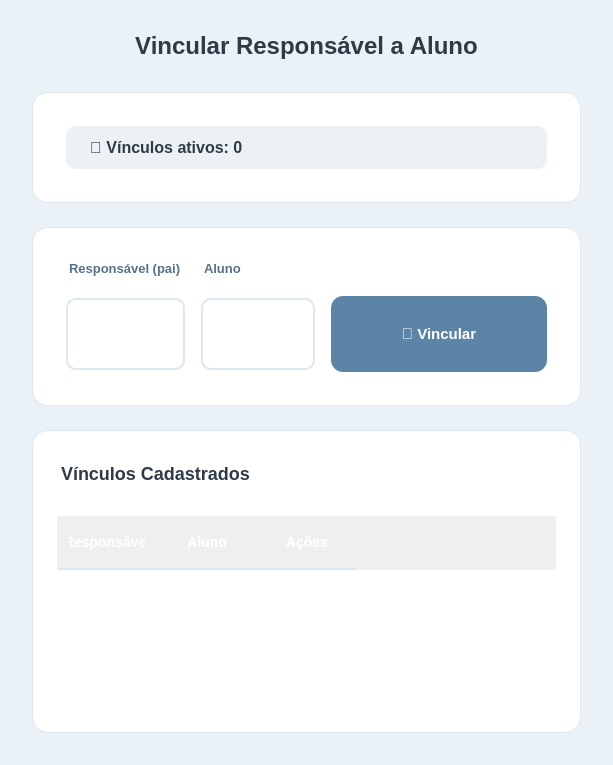
<?xml version="1.0" encoding="UTF-8"?>
<ui version="4.0">
 <class>VincularScreen</class>
 <widget class="QWidget" name="VincularScreen">
  <property name="styleSheet">
   <string notr="true">#VincularScreen { 
     background-color: #EAF2F8;
     font-family: 'Segoe UI', 'Nunito Sans', -apple-system, BlinkMacSystemFont, sans-serif;
   }</string>
  </property>
  <layout class="QVBoxLayout" name="verticalLayout">
   <property name="spacing"><number>24</number></property>
   <property name="leftMargin"><number>32</number></property>
   <property name="topMargin"><number>32</number></property>
   <property name="rightMargin"><number>32</number></property>
   <property name="bottomMargin"><number>32</number></property>

   <!-- Título -->
   <item>
    <widget class="QLabel" name="labelTitulo">
     <property name="text">
      <string>&lt;b&gt;Vincular Responsável a Aluno&lt;/b&gt;</string>
     </property>
     <property name="styleSheet">
      <string notr="true">QLabel {
        font-size: 24px;
        color: #2E3A46;
        margin-bottom: 8px;
        padding: 0px;
      }</string>
     </property>
     <property name="alignment">
      <set>Qt::AlignCenter</set>
     </property>
    </widget>
   </item>

   <!-- Card de estatísticas -->
   <item>
    <widget class="QFrame" name="frameStats">
     <property name="styleSheet">
      <string notr="true">#frameStats {
        background: #FFFFFF;
        border-radius: 16px;
        border: 1px solid #DCE7F0;
        padding: 24px;
      }</string>
     </property>
     <layout class="QHBoxLayout" name="layoutStats">
      <item>
       <widget class="QLabel" name="labelInfo">
        <property name="text">
         <string>&lt;b&gt;🔗 Vínculos ativos: 0&lt;/b&gt;</string>
        </property>
        <property name="styleSheet">
         <string notr="true">QLabel { 
           font-size: 16px; 
           color: #2E3A46; 
           padding: 12px 20px;
           background: rgba(91, 132, 166, 0.12);
           border-radius: 10px;
         }</string>
        </property>
       </widget>
      </item>
     </layout>
    </widget>
   </item>

   <!-- Card de criação de vínculo -->
   <item>
    <widget class="QFrame" name="frameVincular">
     <property name="styleSheet">
      <string notr="true">#frameVincular {
        background: #FFFFFF;
        border-radius: 16px;
        border: 1px solid #DCE7F0;
        padding: 24px;
      }</string>
     </property>
     <layout class="QGridLayout" name="gridLayoutVincular">
      <property name="spacing"><number>16</number></property>
      <item row="0" column="0">
       <widget class="QLabel" name="labelPai">
        <property name="text"><string>&lt;b&gt;Responsável (pai)&lt;/b&gt;</string></property>
        <property name="styleSheet"><string notr="true">QLabel { color: #5A7085; font-size: 13px; margin-bottom: 4px; }</string></property>
       </widget>
      </item>
      <item row="0" column="1">
       <widget class="QLabel" name="labelAluno">
        <property name="text"><string>&lt;b&gt;Aluno&lt;/b&gt;</string></property>
        <property name="styleSheet"><string notr="true">QLabel { color: #5A7085; font-size: 13px; margin-bottom: 4px; }</string></property>
       </widget>
      </item>

      <item row="1" column="0">
       <widget class="QComboBox" name="comboPai">
        <property name="styleSheet">
         <string notr="true">QComboBox {
           padding: 12px 16px;
           border-radius: 10px;
           border: 2px solid #DCE7F0;
           background-color: #FFFFFF;
           color: #2E3A46;
           font-size: 15px;
           min-height: 44px;
         }
         QComboBox:focus { 
           border: 2px solid #5B84A6; 
           background-color: #FFFFFF;
         }
         QComboBox::drop-down { border: none; width: 20px; }
         QComboBox::down-arrow {
           image: none;
           border-left: 5px solid transparent;
           border-right: 5px solid transparent;
           border-top: 8px solid #5A7085;
         }
         QComboBox QAbstractItemView {
           border: 1px solid #DCE7F0;
           border-radius: 8px;
           background-color: white;
           selection-background-color: #E4EEF5;
           color: #2E3A46;
         }</string>
        </property>
       </widget>
      </item>
      <item row="1" column="1">
       <widget class="QComboBox" name="comboAluno">
        <property name="styleSheet">
         <string notr="true">QComboBox {
           padding: 12px 16px;
           border-radius: 10px;
           border: 2px solid #DCE7F0;
           background-color: #FFFFFF;
           color: #2E3A46;
           font-size: 15px;
           min-height: 44px;
         }
         QComboBox:focus { 
           border: 2px solid #5B84A6; 
           background-color: #FFFFFF;
         }
         QComboBox::drop-down { border: none; width: 20px; }
         QComboBox::down-arrow {
           image: none;
           border-left: 5px solid transparent;
           border-right: 5px solid transparent;
           border-top: 8px solid #5A7085;
         }
         QComboBox QAbstractItemView {
           border: 1px solid #DCE7F0;
           border-radius: 8px;
           background-color: white;
           selection-background-color: #E4EEF5;
           color: #2E3A46;
         }</string>
        </property>
       </widget>
      </item>

      <item row="1" column="2" alignment="Qt::AlignRight">
       <widget class="QPushButton" name="btnVincular">
        <property name="text"><string>🔗 Vincular</string></property>
        <property name="styleSheet">
         <string notr="true">QPushButton {
           background-color: #5B84A6;
           color: white;
           border: none;
           border-radius: 12px;
           padding: 14px 28px;
           font-weight: 600;
           font-size: 15px;
           min-width: 160px;
           min-height: 48px;
         }
         QPushButton:hover { 
           background-color: #4C7191;
         }
         QPushButton:pressed { 
           background-color: #3E5E79;
         }</string>
        </property>
       </widget>
      </item>
     </layout>
    </widget>
   </item>

   <!-- Tabela de vínculos existentes -->
   <item>
    <widget class="QFrame" name="frameTabela">
     <property name="sizePolicy">
      <sizepolicy hsizetype="Expanding" vsizetype="Expanding">
       <horstretch>0</horstretch>
       <verstretch>1</verstretch>
      </sizepolicy>
     </property>
     <property name="styleSheet">
      <string notr="true">#frameTabela {
        background: #FFFFFF;
        border-radius: 16px;
        border: 1px solid #DCE7F0;
      }</string>
     </property>
     <layout class="QVBoxLayout" name="layoutTabela">
      <property name="spacing"><number>12</number></property>
      <property name="leftMargin"><number>24</number></property>
      <property name="topMargin"><number>24</number></property>
      <property name="rightMargin"><number>24</number></property>
      <property name="bottomMargin"><number>24</number></property>
      <item>
       <widget class="QLabel" name="labelTabela">
        <property name="text"><string>&lt;b&gt;Vínculos Cadastrados&lt;/b&gt;</string></property>
        <property name="styleSheet"><string notr="true">QLabel { 
          font-size: 18px; 
          color: #2E3A46; 
          padding: 8px 0px;
          margin-bottom: 12px;
        }</string></property>
       </widget>
      </item>
      <item>
       <widget class="QTableWidget" name="tabelaVinculos">
        <property name="sizePolicy">
         <sizepolicy hsizetype="Expanding" vsizetype="Expanding">
          <horstretch>0</horstretch>
          <verstretch>1</verstretch>
         </sizepolicy>
        </property>
        <property name="verticalScrollBarPolicy"><enum>Qt::ScrollBarAlwaysOff</enum></property>
        <property name="horizontalScrollBarPolicy"><enum>Qt::ScrollBarAsNeeded</enum></property>
        <property name="alternatingRowColors"><bool>true</bool></property>
        <property name="styleSheet">
         <string notr="true">QTableWidget {
           background: transparent;
           gridline-color: #E4EEF5;
           font-size: 14px;
           border: none;
           selection-background-color: #FFFFFF;
         }
         QTableWidget::item {
           padding: 12px;
           border-bottom: 1px solid #E4EEF5;
         }
         QTableWidget::item:selected {
           background-color: #DCE7F0;
           color: #FFFFFF;
         }
         QHeaderView::section {
           background: qlineargradient(x1:0, y1:0, x2:1, y2:0,
           stop:0 #5B84A6, stop:1 #3E5E79);
           padding: 16px 12px;
           border: none;
           font-weight: 600;
           font-size: 14px;
           color: #FFFFFF;
           border-bottom: 2px solid #DCE7F0;
         }
         QHeaderView::section:hover {
           background: qlineargradient(x1:0, y1:0, x2:1, y2:0,
           stop:0 #4C7191, stop:1 #5B84A6);
         }
         QTableCornerButton::section {
           background: #3E5E79;
           border: none;
         }</string>
        </property>
        <column><property name="text"><string>Responsável</string></property></column>
        <column><property name="text"><string>Aluno</string></property></column>
        <column><property name="text"><string>Ações</string></property></column>
       </widget>
      </item>
     </layout>
    </widget>
   </item>
  </layout>
 </widget>
 <resources/>
 <connections/>
</ui>
